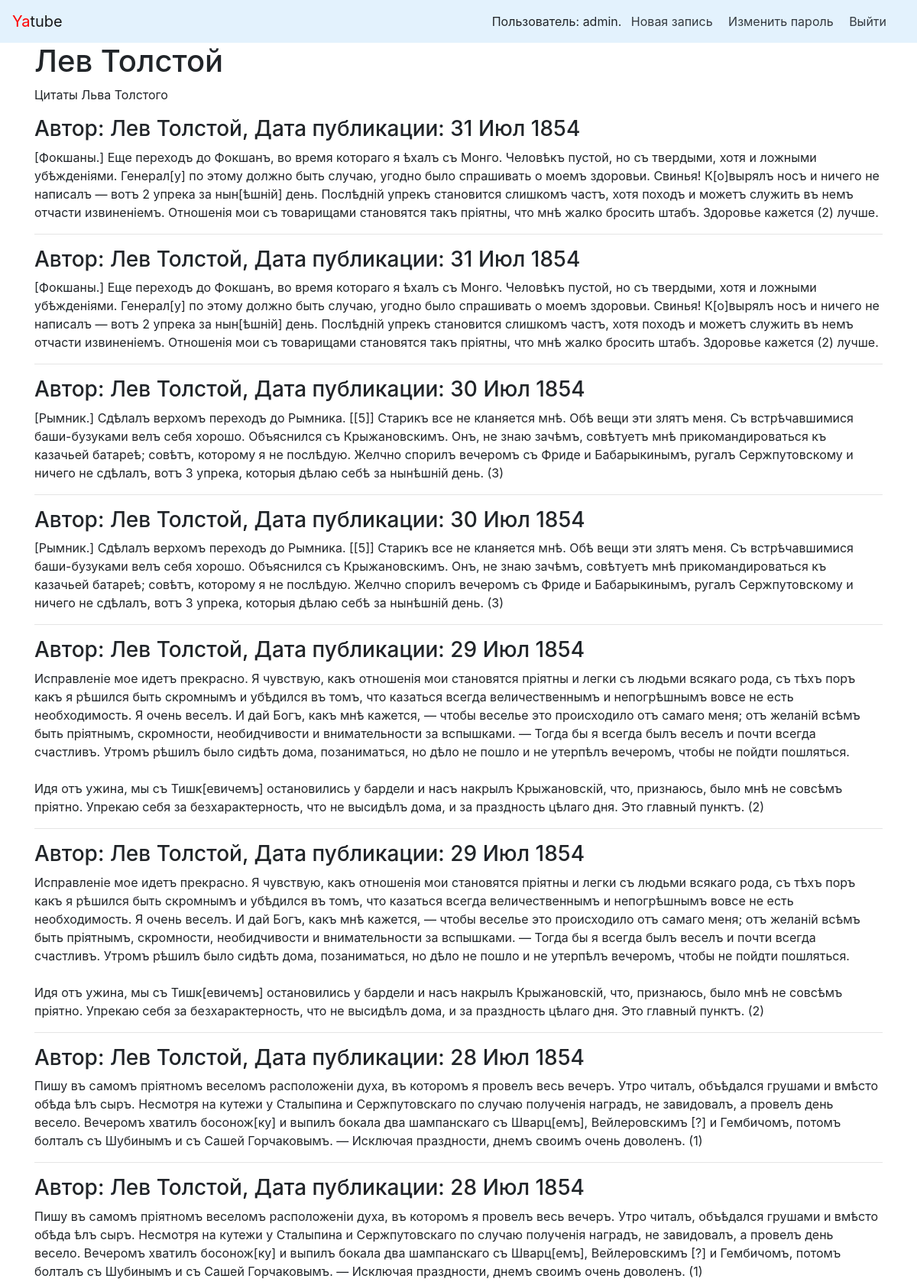
/group/lev/ (signed in, upper part), run on the app's committed database.
### posts/models.py (models this page shows, shortened)
class Group(models.Model):
    title = models.CharField(max_length=200)
    slug = models.SlugField(unique=True)
    description = models.TextField()

class Post(models.Model):
    text = models.TextField()
    pub_date = models.DateTimeField("date published", auto_now_add=True)
    author = models.ForeignKey(User,
                               on_delete=models.CASCADE,
                               related_name="posts")
    group = models.ForeignKey(Group,
                              on_delete=models.SET_NULL,
                              related_name="posts",
                              blank=True, null=True)
    class Meta:
        ordering = ['-pub_date']

### posts/views.py (the view)
# urls.py: path("group/<slug:slug>/", views.group_posts, name="show_group"),
def group_posts(request, slug):
    group = get_object_or_404(Group, slug=slug)
    posts = group.posts.all()[:12]
    return render(request, "group.html", {"group": group, "posts": posts})

### users/context_processors.py (called while the page is built)
def year(request):
    current_year = dt.date.today().year
    return {
        "year": current_year
    }

### templates/posts/group.html (shortened to what this page needs)
{% extends "base.html" %}
{% block header %}{{ group.title }}{% endblock %}
{% block content %}
    <p>{{ group.description }}</p>
    {% for post in posts %}
      <h3>
            Автор: {{ post.author.get_full_name }}, Дата публикации: {{ post.pub_date|date:"d M Y" }}
      </h3>
      <p>{{ post.text|linebreaksbr }}</p>
      <hr>
    {% endfor %}
{% endblock %}

### templates/nav.html
<nav class="navbar navbar-light" style="background-color: #e3f2fd;">
    <a class="navbar-brand" href="/"><span style="color:red">Ya</span>tube</a>
    <nav class="my-2 my-md-0 mr-md-3">
        {% if user.is_authenticated %}
        Пользователь: {{ user.username }}.
        <a class="p-2 text-dark" href="{% url 'posts:new_post' %}">Новая запись</a>
        <a class="p-2 text-dark" href="{% url 'password_change' %}">Изменить пароль</a>
        <a class="p-2 text-dark" href="{% url 'logout' %}">Выйти</a>
        {% else %}
        <a class="p-2 text-dark" href="{% url 'login' %}">Войти</a> |
        <a class="p-2 text-dark" href="{% url 'signup' %}">Регистрация</a>
        {% endif %}
    </nav>
</nav>

### data on the page
Group: title "Лeв Толстой", description "Цитаты Льва Толстого"
Post: author.get_full_name "Лев Толстой", pub_date "31 Июл 1854", text "[Фокшаны.] Еще переходъ до Фокшанъ, во время котораго я ѣхалъ съ Монго. Человѣкъ пустой, но съ твердыми, хотя и ложными убѣжденіями. Генерал[у] по этому должно быть случаю, угодно было спрашивать о моемъ здоровьи. Свинья! К[о]вырялъ носъ и ничего не написалъ — вотъ 2 упрека за нын[ѣшній] день. Послѣдній упрекъ становится слишкомъ частъ, хотя походъ и можетъ служить въ немъ отчасти извиненіемъ. Отношенія мои съ товарищами становятся такъ пріятны, что мнѣ жалко бросить штабъ. Здоровье кажется (2) лучше."
Post: author.get_full_name "Лев Толстой", pub_date "31 Июл 1854", text "[Фокшаны.] Еще переходъ до Фокшанъ, во время котораго я ѣхалъ съ Монго. Человѣкъ пустой, но съ твердыми, хотя и ложными убѣжденіями. Генерал[у] по этому должно быть случаю, угодно было спрашивать о моемъ здоровьи. Свинья! К[о]вырялъ носъ и ничего не написалъ — вотъ 2 упрека за нын[ѣшній] день. Послѣдній упрекъ становится слишкомъ частъ, хотя походъ и можетъ служить въ немъ отчасти извиненіемъ. Отношенія мои съ товарищами становятся такъ пріятны, что мнѣ жалко бросить штабъ. Здоровье кажется (2) лучше."
Post: author.get_full_name "Лев Толстой", pub_date "30 Июл 1854", text "[Рымник.] Сдѣлалъ верхомъ переходъ до Рымника. [[5]] Старикъ все не кланяется мнѣ. Обѣ вещи эти злятъ меня. Съ встрѣчавшимися баши-бузуками велъ себя хорошо. Объяснился съ Крыжановскимъ. Онъ, не знаю зачѣмъ, совѣтуетъ мнѣ прикомандироваться къ казачьей батареѣ; совѣтъ, которому я не послѣдую. Желчно спорилъ вечеромъ съ Фриде и Бабарыкинымъ, ругалъ Сержпутовскому и ничего не сдѣлалъ, вотъ 3 упрека, которыя дѣлаю себѣ за нынѣшній день. (3)"
Post: author.get_full_name "Лев Толстой", pub_date "30 Июл 1854", text "[Рымник.] Сдѣлалъ верхомъ переходъ до Рымника. [[5]] Старикъ все не кланяется мнѣ. Обѣ вещи эти злятъ меня. Съ встрѣчавшимися баши-бузуками велъ себя хорошо. Объяснился съ Крыжановскимъ. Онъ, не знаю зачѣмъ, совѣтуетъ мнѣ прикомандироваться къ казачьей батареѣ; совѣтъ, которому я не послѣдую. Желчно спорилъ вечеромъ съ Фриде и Бабарыкинымъ, ругалъ Сержпутовскому и ничего не сдѣлалъ, вотъ 3 упрека, которыя дѣлаю себѣ за нынѣшній день. (3)"
Post: author.get_full_name "Лев Толстой", pub_date "29 Июл 1854", text "Исправленіе мое идетъ прекрасно. Я чувствую, какъ отношенія мои становятся пріятны и легки съ людьми всякаго рода, съ тѣхъ поръ какъ я рѣшился быть скромнымъ и убѣдился въ томъ, что казаться всегда величественнымъ и непогрѣшнымъ вовсе не есть необходимость. Я очень веселъ. И дай Богъ, какъ мнѣ кажется, — чтобы веселье это происходило отъ самаго меня; отъ желаній всѣмъ быть пріятнымъ, скромности, необидчивости и внимательности за вспышками. — Тогда бы я всегда былъ веселъ и почти всегда счастливъ. Утромъ рѣшилъ было сидѣть дома, позаниматься, но дѣло не пошло и не утерпѣлъ вечеромъ, чтобы не пойдти пошляться. Идя отъ ужина, мы съ Тишк[евичемъ] остановились у бардели и насъ накрылъ…"
Post: author.get_full_name "Лев Толстой", pub_date "29 Июл 1854", text "Исправленіе мое идетъ прекрасно. Я чувствую, какъ отношенія мои становятся пріятны и легки съ людьми всякаго рода, съ тѣхъ поръ какъ я рѣшился быть скромнымъ и убѣдился въ томъ, что казаться всегда величественнымъ и непогрѣшнымъ вовсе не есть необходимость. Я очень веселъ. И дай Богъ, какъ мнѣ кажется, — чтобы веселье это происходило отъ самаго меня; отъ желаній всѣмъ быть пріятнымъ, скромности, необидчивости и внимательности за вспышками. — Тогда бы я всегда былъ веселъ и почти всегда счастливъ. Утромъ рѣшилъ было сидѣть дома, позаниматься, но дѣло не пошло и не утерпѣлъ вечеромъ, чтобы не пойдти пошляться. Идя отъ ужина, мы съ Тишк[евичемъ] остановились у бардели и насъ накрылъ…"
Post: author.get_full_name "Лев Толстой", pub_date "28 Июл 1854", text "Пишу въ самомъ пріятномъ веселомъ расположеніи духа, въ которомъ я провелъ весь вечеръ. Утро читалъ, объѣдался грушами и вмѣсто обѣда ѣлъ сыръ. Несмотря на кутежи у Сталыпина и Сержпутовскаго по случаю полученія наградъ, не завидовалъ, а провелъ день весело. Вечеромъ хватилъ босонож[ку] и выпилъ бокала два шампанскаго съ Шварц[емъ], Вейлеровскимъ [?] и Гембичомъ, потомъ болталъ съ Шубинымъ и съ Сашей Горчаковымъ. — Исключая праздности, днемъ своимъ очень доволенъ. (1)"
Post: author.get_full_name "Лев Толстой", pub_date "28 Июл 1854", text "Пишу въ самомъ пріятномъ веселомъ расположеніи духа, въ которомъ я провелъ весь вечеръ. Утро читалъ, объѣдался грушами и вмѣсто обѣда ѣлъ сыръ. Несмотря на кутежи у Сталыпина и Сержпутовскаго по случаю полученія наградъ, не завидовалъ, а провелъ день весело. Вечеромъ хватилъ босонож[ку] и выпилъ бокала два шампанскаго съ Шварц[емъ], Вейлеровскимъ [?] и Гембичомъ, потомъ болталъ съ Шубинымъ и съ Сашей Горчаковымъ. — Исключая праздности, днемъ своимъ очень доволенъ. (1)"

### other printed values
{{ user.username }} "admin"
